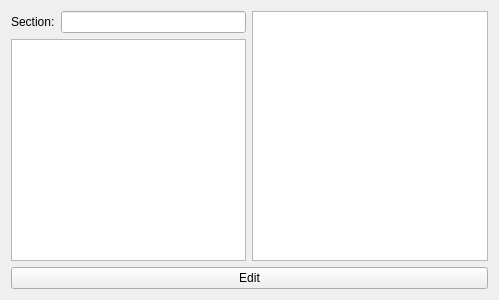
<?xml version="1.0" encoding="UTF-8"?>
<ui version="4.0">
 <class>CollaborativeEditing</class>
 <widget class="QWidget" name="CollaborativeEditing">
  <property name="geometry">
   <rect>
    <x>0</x>
    <y>0</y>
    <width>499</width>
    <height>300</height>
   </rect>
  </property>
  <property name="windowTitle">
   <string>Form</string>
  </property>
  <layout class="QVBoxLayout" name="verticalLayout_2">
   <item>
    <layout class="QHBoxLayout" name="horizontalLayout_2">
     <item>
      <layout class="QVBoxLayout" name="verticalLayout">
       <item>
        <layout class="QHBoxLayout" name="horizontalLayout">
         <item>
          <widget class="QLabel" name="label">
           <property name="text">
            <string>Section:</string>
           </property>
          </widget>
         </item>
         <item>
          <widget class="QLineEdit" name="section_number"/>
         </item>
        </layout>
       </item>
       <item>
        <widget class="QTextEdit" name="section_edit_area"/>
       </item>
      </layout>
     </item>
     <item>
      <widget class="QTextEdit" name="text_area"/>
     </item>
    </layout>
   </item>
   <item>
    <widget class="QPushButton" name="edit_button">
     <property name="text">
      <string>Edit</string>
     </property>
    </widget>
   </item>
  </layout>
 </widget>
 <resources/>
 <connections/>
</ui>
